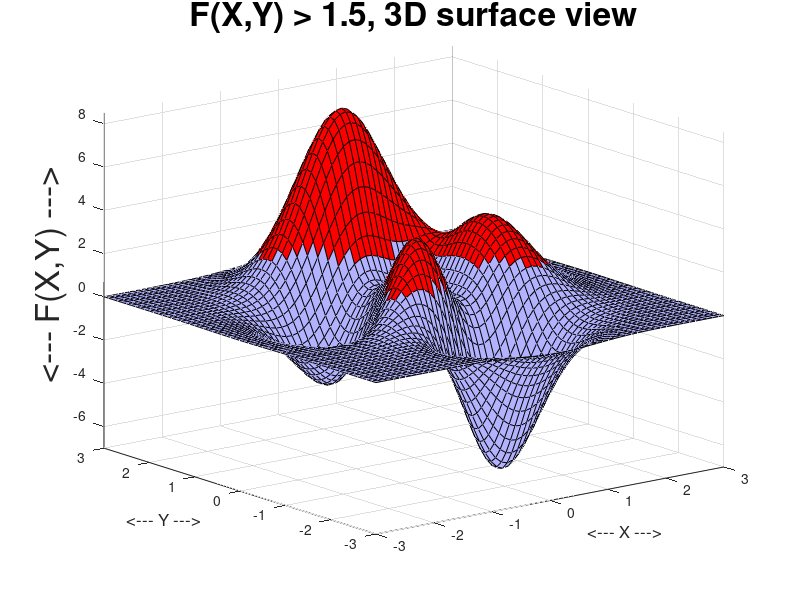
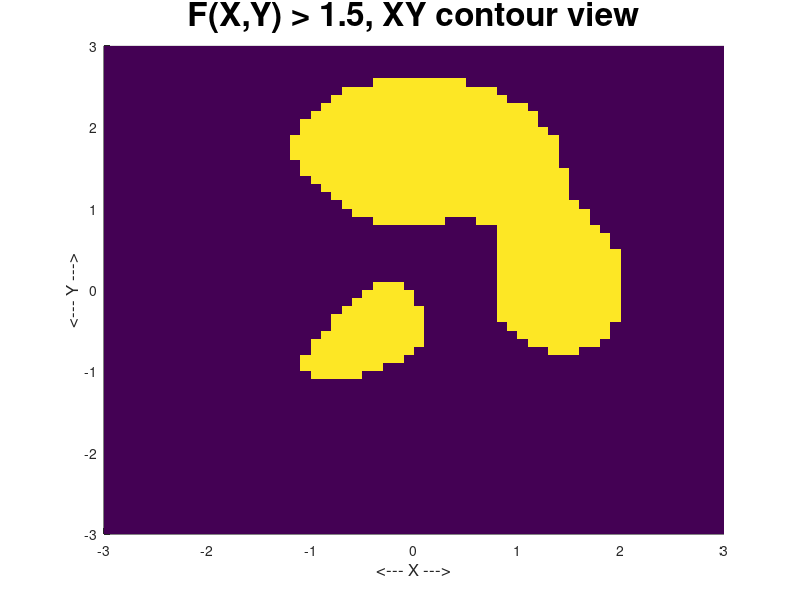

The MATLAB source for these figures, in order:
function surf_test01 ( )

%*****************************************************************************80
%
%% SURF_TEST01 demonstrates MATLAB's SURF command.
%
%  Licensing:
%
%    This code is distributed under the GNU LGPL license.
%
%  Modified:
%
%    24 June 2013
%
%  Author:
%
%    John Burkardt
%
  fprintf ( 1, '\n' );
  fprintf ( 1, 'SURF_TEST01\n' );
  fprintf ( 1, '  SURF can plot a 3D surface Z = F(X,Y).\n' );
%
%  Set the X and Y grid points, and then form a 2D mesh.
%
  x = linspace ( -3.0, +3.0, 61 );
  y = linspace ( -3.0, +3.0, 61 );
  [ X, Y ] = meshgrid ( x, y );
%
%  This is the formula for the MATLAB "peaks" function.
%
  Z =  3*(1-X).^2.*exp(-(X.^2) - (Y+1).^2) ... 
     - 10*(X/5 - X.^3 - Y.^5).*exp(-X.^2-Y.^2) ... 
     - 1/3*exp(-(X+1).^2 - Y.^2);
%
%  C is used to color the plot.  We only want two colors, for Z above
%  or below 1.5.  So we set C to a logical value, but we have to convert
%  it to a numeric value for it to be accepted by surf().
%
  C = double ( 1.5 < Z );
%
%  Our color map goes from blue (low) to red (high).  
%
  colormap ( [ 0.7, 0.7, 1.0 ; 1, 0, 0 ] )
%
%  Figure #1
%
  figure ( 1 )
  clf
%
%  Draw the surface plot.
%
  surf ( X, Y, Z, C );
%
%  Set the ranges for the plot axes.
%
  axis ( [ -3.0, +3.0, -3.0, +3.0, -7.0, 8.5 ] )
%
%  Label things.
%
  title ( 'F(X,Y) > 1.5, 3D surface view', 'FontSize', 24 )
  xlabel ( '<--- X --->', 'FontSize', 12 );
  ylabel ( '<--- Y --->', 'FontSize', 12 );
  zlabel ( '<--- F(X,Y) --->', 'FontSize', 24 );
%
%  View the graph in 3D.
%
  view ( -38, 18 )
  filename = 'surf_test01_3d.png';
  print ( '-dpng', filename );
  fprintf ( 1, '\n' );
  fprintf ( 1, '  Created plot file "%s".\n', filename );
%
%  Figure #2.
%  View the graph in 2D, from 'overhead'.
%
  figure ( 2 )
  clf

  surf ( X, Y, Z, C, 'EdgeColor', 'None' );
  axis ( [ -3.0, +3.0, -3.0, +3.0, -7.0, 8.5 ] )
  view ( 0, 90 )
  title ( 'F(X,Y) > 1.5, XY contour view', 'FontSize', 24 )
  xlabel ( '<--- X --->', 'FontSize', 12 );
  ylabel ( '<--- Y --->', 'FontSize', 12 );
  zlabel ( '<--- F(X,Y) --->', 'FontSize', 24 );
  filename = 'surf_test01_2d.png';
  print ( '-dpng', filename );
  fprintf ( 1, '  Created plot file "%s".\n', filename );

  return
end
